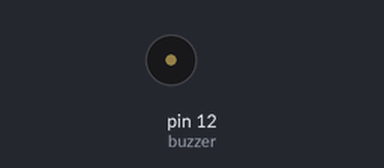
The sketch below on a simulated Arduino Uno, built with avr-gcc and run on an emulated ATmega328P. On the bench: buzzer (waves = sounding, pin HIGH).

Above: at 0.65 s.
At 5.45 s:
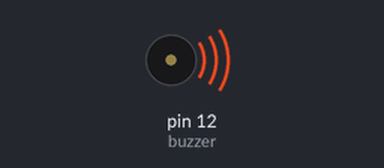
Timing chart, 0 to 5.9 s (numbered marks = the images above):
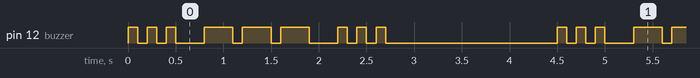

Measured:
- by itself, pin 12 (buzzer): repeats every 4.5 s: 2 × (LOW 0.10 s, HIGH 0.10 s), LOW 0.30 s, 2 × (HIGH 0.30 s, LOW 0.10 s), HIGH 0.30 s, LOW 0.30 s, 2 × (HIGH 0.10 s, LOW 0.10 s), HIGH 0.10 s, LOW 1.8 s, HIGH 0.10 s
- by itself, everything shown: repeats every 4.5 s, in 18 steps

The sketch:

ActiveBuzzer.ino
```cpp
const int buzzer = 12;

// ---------- helpers ----------
void beep(int onMs, int offMs) {
  digitalWrite(buzzer, HIGH);
  delay(onMs);
  digitalWrite(buzzer, LOW);
  delay(offMs);
}

// ---------- Morse code ----------
const char* MORSE[26] = {
  ".-", "-...", "-.-.", "-..", ".", "..-.", "--.", "....", "..", ".---",
  "-.-", ".-..", "--", "-.", "---", ".--.", "--.-", ".-.", "...", "-",
  "..-", "...-", ".--", "-..-", "-.--", "--.."
};

void playMorse(const char* text, int unit = 100) {
  for (const char* p = text; *p; p++) {
    char c = *p;
    if (c == ' ') { delay(unit * 7); continue; }   // word gap
    if (c >= 'a' && c <= 'z') c -= 32;
    if (c < 'A' || c > 'Z') continue;
    for (const char* s = MORSE[c - 'A']; *s; s++) {
      beep(*s == '.' ? unit : unit * 3, unit);     // dot / dash, then gap
    }
    delay(unit * 2);                               // letter gap (total 3 units)
  }
}

void message() {
  playMorse("SOS");
}

void setup() {
  pinMode(buzzer, OUTPUT);
}

void loop() {
  message();       delay(1500);
}
```
